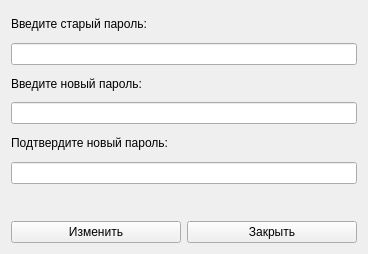
<?xml version="1.0" encoding="UTF-8"?>
<ui version="4.0">
 <class>ChangePassDialog</class>
 <widget class="QWidget" name="ChangePassDialog">
  <property name="windowModality">
   <enum>Qt::WindowModal</enum>
  </property>
  <property name="geometry">
   <rect>
    <x>0</x>
    <y>0</y>
    <width>368</width>
    <height>254</height>
   </rect>
  </property>
  <property name="windowTitle">
   <string>Форма изменения пароля</string>
  </property>
  <layout class="QVBoxLayout" name="verticalLayout">
   <item>
    <widget class="QLabel" name="label">
     <property name="text">
      <string>Введите старый пароль:</string>
     </property>
    </widget>
   </item>
   <item>
    <widget class="QLineEdit" name="lineEdit"/>
   </item>
   <item>
    <widget class="QLabel" name="label_2">
     <property name="text">
      <string>Введите новый пароль:</string>
     </property>
    </widget>
   </item>
   <item>
    <widget class="QLineEdit" name="lineEdit_2"/>
   </item>
   <item>
    <widget class="QLabel" name="label_3">
     <property name="text">
      <string>Подтвердите новый пароль:</string>
     </property>
    </widget>
   </item>
   <item>
    <widget class="QLineEdit" name="lineEdit_3"/>
   </item>
   <item>
    <widget class="QLabel" name="label_4">
     <property name="text">
      <string/>
     </property>
    </widget>
   </item>
   <item>
    <layout class="QHBoxLayout" name="horizontalLayout">
     <item>
      <widget class="QPushButton" name="changepass_change_button">
       <property name="text">
        <string>Изменить</string>
       </property>
      </widget>
     </item>
     <item>
      <widget class="QPushButton" name="changepass_close_button">
       <property name="text">
        <string>Закрыть</string>
       </property>
      </widget>
     </item>
    </layout>
   </item>
  </layout>
 </widget>
 <resources/>
 <connections/>
</ui>
